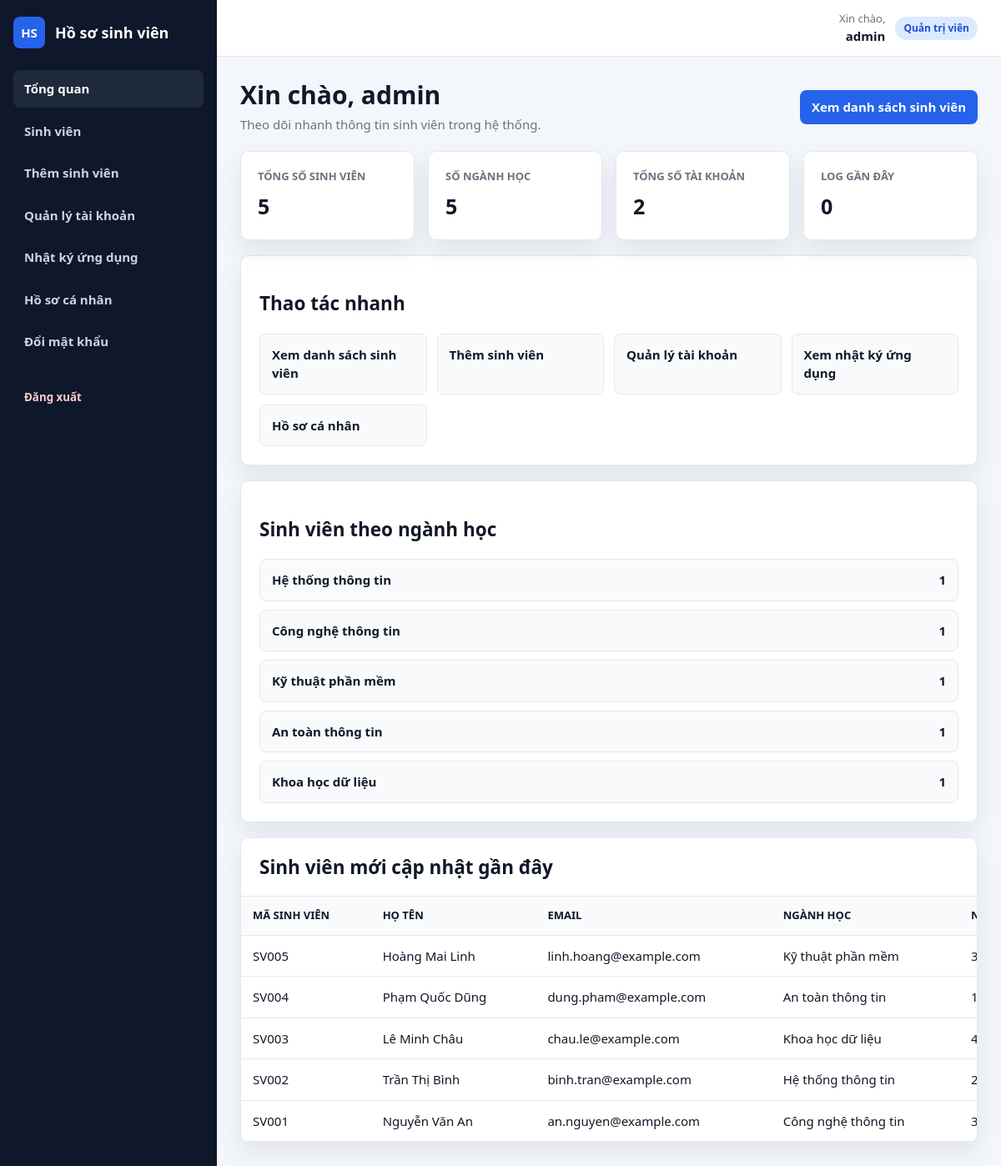
/index.php (signed in), run on the app's committed database.
### tables this page shows
CREATE TABLE IF NOT EXISTS students (
    id INT UNSIGNED AUTO_INCREMENT PRIMARY KEY,
    student_code VARCHAR(30) NOT NULL UNIQUE,
    full_name VARCHAR(120) NOT NULL,
    email VARCHAR(120) NOT NULL,
    phone VARCHAR(30) NULL,
    major VARCHAR(120) NULL,
    year TINYINT UNSIGNED NULL,
    created_at TIMESTAMP NOT NULL DEFAULT CURRENT_TIMESTAMP,
    updated_at TIMESTAMP NOT NULL DEFAULT CURRENT_TIMESTAMP ON UPDATE CURRENT_TIMESTAMP,
    INDEX idx_students_search (student_code, full_name, email)
);

### app/student.php (called while the page is built, shortened)
<?php
require_once __DIR__ . '/../config/database.php';
require_once __DIR__ . '/helpers.php';
function normalize_student_filters(array $filters): array
{
    return [
        'q' => trim((string) ($filters['q'] ?? '')),
        'major' => trim((string) ($filters['major'] ?? '')),
        'year' => trim((string) ($filters['year'] ?? '')),
    ];
}
function student_filter_sql(array $filters, array &$params): string
{
    $filters = normalize_student_filters($filters);
    $where = [];
    return $where === [] ? '' : ' WHERE ' . implode(' AND ', $where);
}
function list_students(string|array $filters = '', int $limit = 0, int $offset = 0): array
{
    $params = [];
    $filterArray = is_array($filters) ? $filters : ['q' => $filters];
    $where = student_filter_sql($filterArray, $params);
    $sql = 'SELECT * FROM students' . $where . ' ORDER BY id DESC';
    if ($limit > 0) {
        $sql .= ' LIMIT :limit OFFSET :offset';
    }
    $stmt = get_pdo()->prepare($sql);
    if ($limit > 0) {
        $stmt->bindValue(':limit', $limit, PDO::PARAM_INT);
        $stmt->bindValue(':offset', $offset, PDO::PARAM_INT);
    }
    $stmt->execute();
    return $stmt->fetchAll();
}
function count_students(array $filters = []): int
{
    $params = [];
    $where = student_filter_sql($filters, $params);
    $stmt = get_pdo()->prepare('SELECT COUNT(*) FROM students' . $where);
    $stmt->execute($params);
    return (int) $stmt->fetchColumn();
}
function count_students_by_major(): array
{
    $stmt = get_pdo()->query("SELECT COALESCE(NULLIF(major, ''), 'Chưa cập nhật') AS major, COUNT(*) AS total FROM students GROUP BY COALESCE(NULLIF(major, ''), 'Chưa cập nhật') ORDER BY total DESC");
    return $stmt->fetchAll();
}

### config/database.php (called while the page is built, shortened)
<?php
function get_pdo(): PDO
{
    static $pdo = null;
    if ($pdo instanceof PDO) {
        return $pdo;
    }
    $host = 'localhost';
    $database = 'web_demo_student';
    $username = 'root';
    $password = '';
    $dsn = "mysql:host={$host};dbname={$database};charset=utf8mb4";
    $pdo = new PDO($dsn, $username, $password, [
        PDO::ATTR_ERRMODE => PDO::ERRMODE_EXCEPTION,
        PDO::ATTR_DEFAULT_FETCH_MODE => PDO::FETCH_ASSOC,
        PDO::ATTR_EMULATE_PREPARES => false,
    ]);
    return $pdo;
}

### app/user.php (called while the page is built, shortened)
<?php
require_once __DIR__ . '/../config/database.php';
require_once __DIR__ . '/helpers.php';
function count_users(): int
{
    return (int) get_pdo()->query('SELECT COUNT(*) FROM users')->fetchColumn();
}

### public/index.php (the view, shortened to what this page needs)
<?php
require_once __DIR__ . '/../app/student.php';
require_once __DIR__ . '/../app/user.php';
$logFile = __DIR__ . '/../logs/app.log';
$majorStats = count_students_by_major();
$recentStudents = list_students([], 5, 0);
$recentLogCount = is_file($logFile)
    ? count(array_slice(file($logFile, FILE_IGNORE_NEW_LINES | FILE_SKIP_EMPTY_LINES) ?: [], -100))
    : 0;
render_header('Tổng quan');
?>
<section class="page-header">
    <div><h1>Xin chào, <?= e($_SESSION['username'] ?? '') ?></h1><p>Theo dõi nhanh thông tin sinh viên trong hệ thống.</p></div>
    <a class="btn btn-primary" href="students.php">Xem danh sách sinh viên</a>
</section>
<section class="stats-grid">
    <article class="stat-card"><span class="stat-label">Tổng số sinh viên</span><strong><?= e(count_students()) ?></strong></article>
    <article class="stat-card"><span class="stat-label">Số ngành học</span><strong><?= e(count($majorStats)) ?></strong></article>
    <article class="stat-card"><span class="stat-label">Tổng số tài khoản</span><strong><?= e(count_users()) ?></strong></article>
    <article class="stat-card"><span class="stat-label">Log gần đây</span><strong><?= e($recentLogCount) ?></strong></article>
</section>
<section class="card">
    <h2>Thao tác nhanh</h2>
    <div class="quick-links">
        <a href="students.php">Xem danh sách sinh viên</a>
        <a href="student_form.php">Thêm sinh viên</a>
        <a href="users.php">Quản lý tài khoản</a>
        <a href="logs.php">Xem nhật ký ứng dụng</a>
        <a href="profile.php">Hồ sơ cá nhân</a>
    </div>
</section>
<section class="card">
    <h2>Sinh viên theo ngành học</h2>
    <div class="mini-table">
        <?php foreach ($majorStats as $row): ?><div><span><?= e($row['major']) ?></span><strong><?= e($row['total']) ?></strong></div><?php endforeach; ?>
    </div>
</section>
<section class="table-card">
    <div class="table-title"><h2>Sinh viên mới cập nhật gần đây</h2></div>
    <table class="table">
        <thead><tr><th>Mã sinh viên</th><th>Họ tên</th><th>Email</th><th>Ngành học</th><th>Năm học</th></tr></thead>
        <tbody>
            <?php foreach ($recentStudents as $student): ?><tr><td><?= e($student['student_code']) ?></td><td><?= e($student['full_name']) ?></td><td><?= e($student['email']) ?></td><td><?= e($student['major']) ?></td><td><?= e($student['year']) ?></td></tr><?php endforeach; ?>
        </tbody>
    </table>
</section>
<?php render_footer(); ?>

### app/helpers.php (shortened to what this page needs)
<?php
function e(mixed $value): string
{
    return htmlspecialchars((string) $value, ENT_QUOTES | ENT_SUBSTITUTE, 'UTF-8');
}
function current_theme(): string
{
    return ($_COOKIE['theme'] ?? 'light') === 'dark' ? 'dark' : 'light';
}
function role_label(?string $role): string
{
    return $role === 'admin' ? 'Quản trị viên' : 'Người dùng';
}
function landing_page(): string
{
    return ($_SESSION['role'] ?? '') === 'admin' ? 'index.php' : 'profile.php';
}
function render_header(string $title): void
{
    $theme = current_theme();
    $currentPage = basename($_SERVER['SCRIPT_NAME'] ?? '');
    $isLoggedIn = isset($_SESSION['user_id']);
    $username = $_SESSION['username'] ?? '';
    $role = $_SESSION['role'] ?? '';
    $navItems = $isLoggedIn ? [
        'profile.php' => 'Hồ sơ cá nhân',
        'password.php' => 'Đổi mật khẩu',
    ] : [
        'login.php' => 'Đăng nhập',
    ];
    if ($role === 'admin') {
        $navItems = [
            'index.php' => 'Tổng quan',
            'students.php' => 'Sinh viên',
            'student_form.php' => 'Thêm sinh viên',
            'users.php' => 'Quản lý tài khoản',
            'logs.php' => 'Nhật ký ứng dụng',
        ] + $navItems;
    }
    echo '<!doctype html>';
    echo '<html lang="vi">';
    echo '<head>';
    echo '<link rel="stylesheet" href="assets/style.css?v=20260602-3">';
    echo '</head>';
    echo '<body class="theme-' . e($theme) . '">';
    echo '<div class="app-layout">';
    echo '<aside class="sidebar">';
    echo '<a class="sidebar-brand" href="' . e(landing_page()) . '"><span>HS</span><strong>Hồ sơ sinh viên</strong></a>';
    echo '<nav class="sidebar-nav">';
    foreach ($navItems as $href => $label) {
        $active = $currentPage === $href ? ' active' : '';
        echo '<a class="sidebar-link' . $active . '" href="' . e($href) . '">' . e($label) . '</a>';
    }
    echo '<form class="sidebar-logout-form" method="post" action="logout.php">';
    echo '<button class="sidebar-link sidebar-logout" type="submit">Đăng xuất</button>';
    echo '</form>';
    echo '</nav>';
    echo '</aside>';
    echo '<div class="main">';
    echo '<header class="topbar">';
    echo '<div><span class="topbar-label">Xin chào,</span><strong>' . e($username) . '</strong></div>';
    echo '<span class="badge ' . ($role === 'admin' ? 'badge-admin' : 'badge-user') . '">' . e(role_label($role)) . '</span>';
    echo '</header>';
    echo '<main class="content">';
}
function render_footer(): void
{
    echo '</main>';
    if (isset($_SESSION['user_id'])) {
        echo '</div></div>';
    }
    echo '</body>';
    echo '</html>';
}

### public/assets/style.css (style rules this page uses)
:root { --font-main: "Segoe UI", Tahoma, Arial, sans-serif; --bg: #f3f6fb; --sidebar: #0f172a; --sidebar-soft: #1e293b; --card: #ffffff; --card-soft: #f8fafc; --field: #ffffff; --table-head: #f8fafc; --text: #111827; --muted: #6b7280; --border: #e5e7eb; --primary: #2563eb; --primary-dark: #1d4ed8; --danger: #dc2626; --warning: #f59e0b; --shadow: 0 12px 30px rgba(15, 23, 42, 0.08); --radius: 10px; }
* { box-sizing: border-box; font-family: var(--font-main); }
*::before, *::after { box-sizing: border-box; font-family: var(--font-main); }
body { margin: 0; background: var(--bg); color: var(--text); font-family: var(--font-main); font-size: 15px; line-height: 1.5; }
a { color: var(--primary); text-decoration: none; }
.app-layout { display: grid; grid-template-columns: 260px minmax(0, 1fr); min-height: 100vh; }
.sidebar { background: var(--sidebar); color: #ffffff; min-height: 100vh; padding: 20px 16px; position: sticky; top: 0; }
.sidebar-brand { align-items: center; color: #ffffff; display: flex; gap: 12px; margin-bottom: 26px; }
.sidebar-brand span { align-items: center; background: var(--primary); border-radius: 8px; display: inline-flex; font-weight: 800; height: 38px; justify-content: center; width: 38px; }
.sidebar-brand strong { font-size: 18px; }
.sidebar-nav { display: grid; gap: 6px; }
.sidebar-link { border-radius: 8px; color: #cbd5e1; display: block; font-weight: 700; padding: 11px 13px; }
.sidebar-link:hover, .sidebar-link.active { background: var(--sidebar-soft); color: #ffffff; }
.sidebar-logout { background: transparent; border: 0; color: #fecaca; margin-top: 18px; text-align: left; width: 100%; }
.sidebar-logout-form { margin: 0; }
.main { min-width: 0; }
.topbar { align-items: center; background: var(--card); border-bottom: 1px solid var(--border); display: flex; justify-content: flex-end; gap: 12px; min-height: 68px; padding: 0 28px; }
.topbar > div { display: grid; text-align: right; }
.topbar-label { color: var(--muted); font-size: 13px; }
.content { margin: 0 auto; max-width: 1280px; padding: 28px; width: 100%; }
.page-header { align-items: center; display: flex; justify-content: space-between; gap: 18px; margin-bottom: 20px; }
.page-header h1 { font-size: 30px; line-height: 1.2; margin: 0 0 6px; }
.page-header p { color: var(--muted); margin: 0; }
.card, .table-card, .login-card, .stat-card { background: var(--card); border: 1px solid var(--border); border-radius: var(--radius); box-shadow: var(--shadow); }
.card { margin-bottom: 18px; padding: 22px; }
.table-card { margin-bottom: 18px; overflow-x: auto; }
.table-title { border-bottom: 1px solid var(--border); padding: 18px 22px; }
.table-title h2 { margin: 0; }
.stats-grid, .profile-grid, .detail-grid { display: grid; gap: 16px; grid-template-columns: repeat(4, minmax(0, 1fr)); margin-bottom: 18px; }
.stat-card, .profile-grid > div, .detail-grid > div { padding: 20px; }
.stat-label, .meta-label { color: var(--muted); display: block; font-size: 13px; font-weight: 800; margin-bottom: 8px; text-transform: uppercase; }
.stat-card strong, .profile-grid strong, .detail-grid strong { display: block; font-size: 25px; overflow-wrap: anywhere; }
.btn { align-items: center; border: 1px solid transparent; border-radius: 8px; cursor: pointer; display: inline-flex; font-family: var(--font-main); font-size: inherit; font-weight: 800; justify-content: center; min-height: 40px; padding: 8px 13px; white-space: nowrap; }
.btn-primary { background: var(--primary); color: #ffffff; }
.table, table { border-collapse: collapse; min-width: 980px; width: 100%; }
th, td { border-bottom: 1px solid var(--border); padding: 13px 14px; text-align: left; vertical-align: middle; }
th { background: var(--table-head); color: var(--text); font-size: 13px; text-transform: uppercase; }
td { overflow-wrap: anywhere; }
.badge { border-radius: 999px; display: inline-flex; font-size: 12px; font-weight: 900; padding: 5px 10px; }
.badge-admin { background: #dbeafe; color: #1d4ed8; }
.quick-links { display: grid; gap: 12px; grid-template-columns: repeat(4, minmax(0, 1fr)); }
.quick-links a, .mini-table div { background: var(--card-soft); border: 1px solid var(--border); border-radius: 8px; color: var(--text); font-weight: 800; padding: 13px 14px; }
.mini-table { display: grid; gap: 10px; }
.mini-table div { align-items: center; display: flex; justify-content: space-between; }

### data on the page
students: student_code "SV005", full_name "Hoàng Mai Linh", email "linh.hoang@example.com", major "Kỹ thuật phần mềm", year "3"
students: student_code "SV004", full_name "Phạm Quốc Dũng", email "dung.pham@example.com", major "An toàn thông tin", year "1"
students: student_code "SV003", full_name "Lê Minh Châu", email "chau.le@example.com", major "Khoa học dữ liệu", year "4"
students: student_code "SV002", full_name "Trần Thị Bình", email "binh.tran@example.com", major "Hệ thống thông tin", year "2"
students: student_code "SV001", full_name "Nguyễn Văn An", email "an.nguyen@example.com", major "Công nghệ thông tin", year "3"

### other printed values
$label "Tổng quan"
$label "Sinh viên"
$label "Thêm sinh viên"
$label "Quản lý tài khoản"
$label "Nhật ký ứng dụng"
$label "Hồ sơ cá nhân"
$label "Đổi mật khẩu"
$username "admin"
role_label($role) "Quản trị viên"
$_SESSION['username'] "admin"
count_students() "5"
count($majorStats) "5"
count_users() "2"
$recentLogCount "0"
$row['major'] "Hệ thống thông tin"
